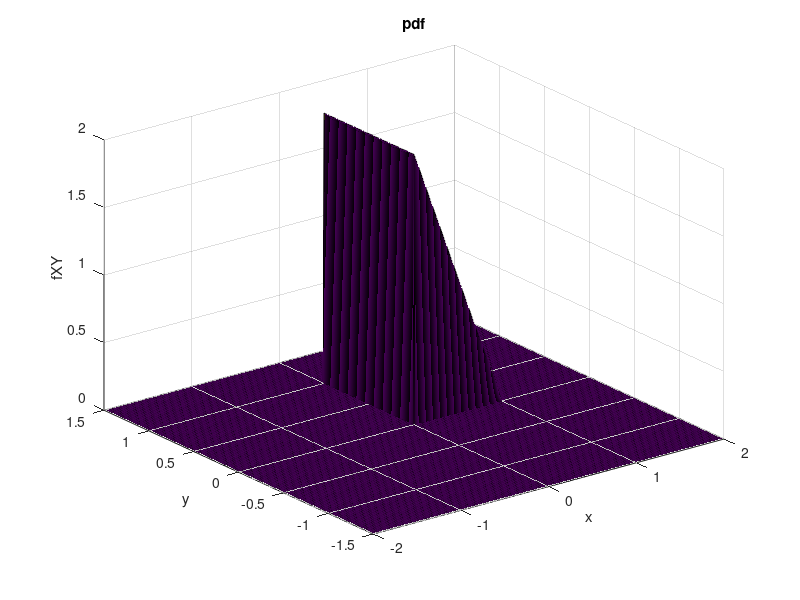
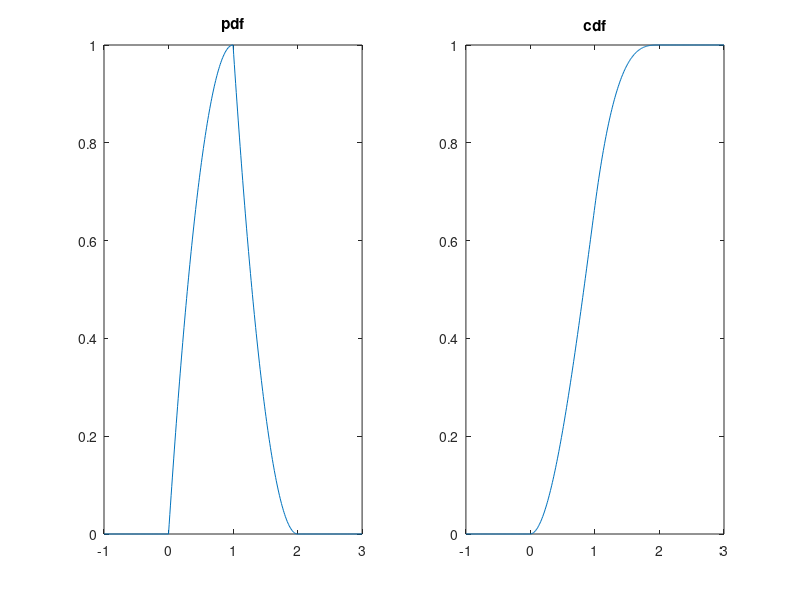

Here is the MATLAB script that generated these plots, in order:
%% Question 4 - Part A testing
dx = 0.01;
dy = 0.01;

x = -2:dx:2;
nX = numel(x);
y = -1.5:dy:1.5;
nY = numel(y);


[X, Y] = meshgrid(x,y);

fXY = zeros(size(X));

validIdxX = 1:nX;
validIdxX = validIdxX((x >= 0) & (x <= 1));
validIdxY = 1:nY;
validIdxY = validIdxY((y >= 0) & (y <= 1));

for i = 1:numel(validIdxY)
    for j = 1:numel(validIdxX)
        fXY(validIdxY(i), validIdxX(j)) = 2*(1-x(validIdxX(j)));
    end
end

% pdf
figure();
% plot3(X,Y,fXY,'r*');
surf(X,Y,fXY);
xlabel('x')
ylabel('y')
zlabel('fXY');
grid on;
title('pdf');


% CDF

% Part d
dz = 0.01;
Z = -1:dz:3;
nZ = numel(Z);

fZ = zeros(nZ,1);



for i = 1:nZ
    z = Z(i);
    if z <= 1 & z >= 0
        fZ(i) = z*(2-z);
    elseif z > 1 & z <=2
        fZ(i) = (z-2)^2;
    end    
end

FZ = cumsum(fZ*dz);

figure();
subplot(1,2,1);
plot(Z, fZ);
title('pdf');

subplot(1,2,2);
plot(Z, FZ);
title('cdf');
